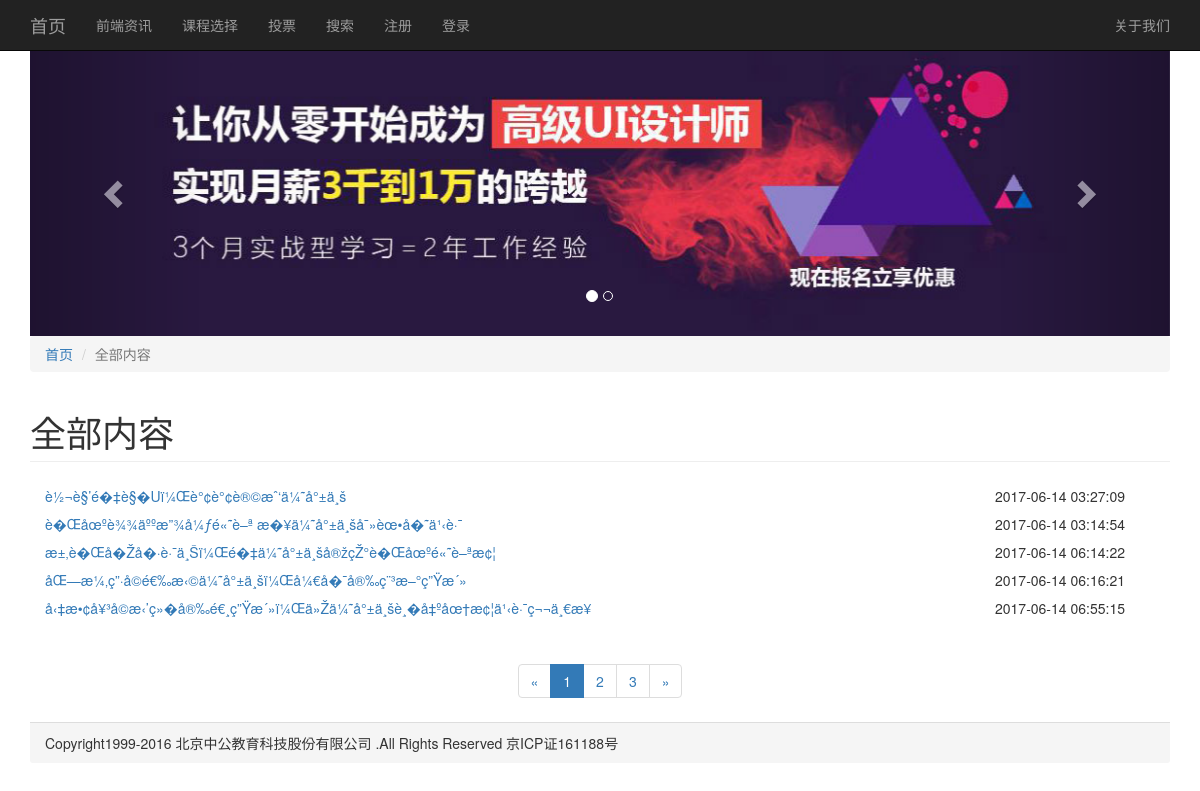
The page /zuoyejiangjie/list.php on the database its author committed.
### tables this page shows
CREATE TABLE IF NOT EXISTS `my_article` (
  `ac_id` int(11) NOT NULL AUTO_INCREMENT,
  `ac_title` varchar(100) NOT NULL,
  `ac_column` varchar(32) NOT NULL,
  `ac_describe` varchar(200) NOT NULL,
  `ac_keyword` varchar(64) NOT NULL,
  `ac_content` text NOT NULL,
  `ac_thum` varchar(100) NOT NULL,
  `ac_date` varchar(32) NOT NULL,
  PRIMARY KEY (`ac_id`)
);

### zuoyejiangjie/list.php (the view, shortened to what this page needs)
<?php
	include "header.php";
	$conn = new mysqli("localhost","root","root","item_demo");
	$listid = "";
	$page = "";
	$pageSize = 5;
	$star = 0;
	if(!empty($_GET["listid"])){
		$listid = $_GET["listid"];
		$sql = "SELECT * FROM my_article WHERE ac_column='$listid' limit $star,$pageSize";
		$totsql  = "SELECT * FROM my_article WHERE ac_column='$listid'";
	}else{
		$listid = "全部内容";
		$sql = "SELECT * FROM my_article limit $star,$pageSize";
		$totsql  = "SELECT * FROM my_article";
	}
	$result = $conn->query($sql);
	$totResult = $conn->query($totsql);
	$totSize = $totResult->num_rows;
	$pages = ceil($totSize/$pageSize);
?>
	<ol class="breadcrumb">
      <li><a href="index.php">首页</a></li>
      <li class="active"><?php echo $listid; ?></li>
    </ol>
    <h1 class="page-header"><?php echo $listid; ?></h1>
    <ul class="container-fluid list-unstyled list-li">
    <?php
    	if($result->num_rows>0){
			$n = 0;
			while($row = $result->fetch_assoc()){
				$n++;
	?>
      <li class="row">
        <a href="show.php?showid=<?php echo $row["ac_id"]; ?>" class="col-md-10"><?php echo $row["ac_title"]; ?></a>
        <span class=" col-md-2"><?php echo date("Y-m-d H:i:s",$row["ac_date"]); ?></span>
      </li>
      <?php
	  			if($n%5==0){
					echo "<li style='height:12px'></li>";
				}
    		}
		}
	?>
    </ul>
    <nav aria-label="Page navigation" class="text-center">
      <ul class="pagination">
        <li>
          <a href="list.php?<?php if($listid!="全部内容"){echo "listid=".$listid."&"; } ?>page=<?php if(($page-1)<=0){echo 1;}else{echo $page-1;}?>" aria-label="Previous">
            <span aria-hidden="true">&laquo;</span>
          </a>
        </li>
        <?php
        	for($i=1; $i<=$pages; $i++){
		?>
        <li class="<?php if($i==$page || ($page==""&&$i==1)){echo "active"; }?>"><a href="list.php?<?php if($listid!="全部内容"){echo "listid=".$listid."&"; } ?>page=<?php echo $i; ?>"><?php echo $i; ?></a></li>
        <?php
        	}
		?>
        <li>
          <a href="list.php?<?php if($listid!="全部内容"){echo "listid=".$listid."&"; } ?>page=<?php if(($page+1)>=$pages){echo $pages;}else{echo $page+1;} ?>" aria-label="Next">
            <span aria-hidden="true">&raquo;</span>
          </a>
        </li>
      </ul>
    </nav>
<?php
	include "footer.php";
?>

### zuoyejiangjie/css/site.css (style rules this page uses)
.list-li li { line-height:2; }

### rows shown on the page
my_article: ac_title "è½¬è§’é�‡è§�Uï¼Œè°¢è°¢è®©æˆ‘ä¼˜å°±ä¸š", ac_date "2017-06-14 03:27:09"
my_article: ac_title "è�Œåœºè¾¾äººæ”¾å¼ƒé«˜è–ª æ�¥ä¼˜å°±ä¸šå¯»èœ•å�˜ä¹‹è·¯", ac_date "2017-06-14 03:14:54"
my_article: ac_title "æ±‚è�Œå�Žå�·è·¯ä¸Šï¼Œé�‡ä¼˜å°±ä¸šå®žçŽ°è�Œåœºé«˜è–ªæ¢¦", ac_date "2017-06-14 06:14:22"
my_article: ac_title "åŒ—æ¼‚ç”·å­©é€‰æ‹©ä¼˜å°±ä¸šï¼Œå¼€å�¯å®‰ç¨³æ–°ç”Ÿæ´»", ac_date "2017-06-14 06:16:21"
my_article: ac_title "å‹‡æ•¢å¥³å­©æ‹’ç»�å®‰é€¸ç”Ÿæ´»ï¼Œä»Žä¼˜å°±ä¸šè¸�å‡ºåœ†æ¢¦ä¹‹è·¯ç¬¬ä¸€æ­¥", ac_date "2017-06-14 06:55:15"

### other values the page prints
$listid "全部内容"
